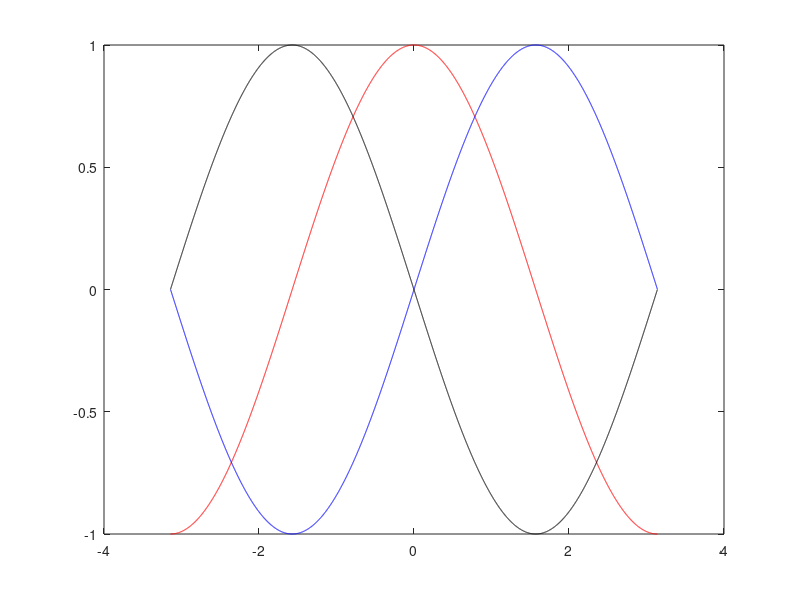

This figure's MATLAB source:
%%Exploring the function diff - finds the differences and approximate
%%derivatives

h = 0.001;       % step size
X = -pi:h:pi;    % domain
f = sin(X);      % range
Y = diff(f)/h;   % first derivative
Z = diff(Y)/h;   % second derivative
plot(X(:,1:length(Y)),Y,'r',X,f,'b', X(:,1:length(Z)),Z,'k')